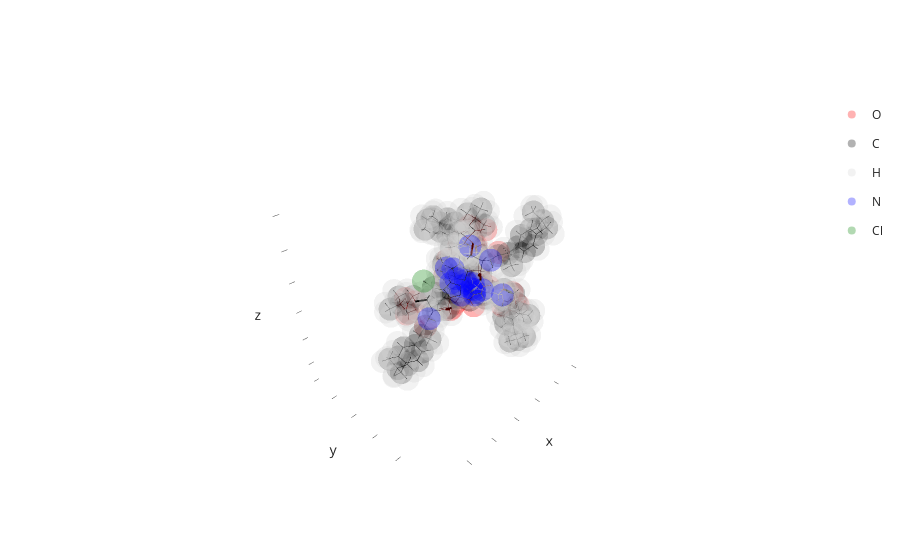

Notebook cell for this chart:
### Code cell
# structure.rotate_descendants(10, 24, 50)
structure.show()
